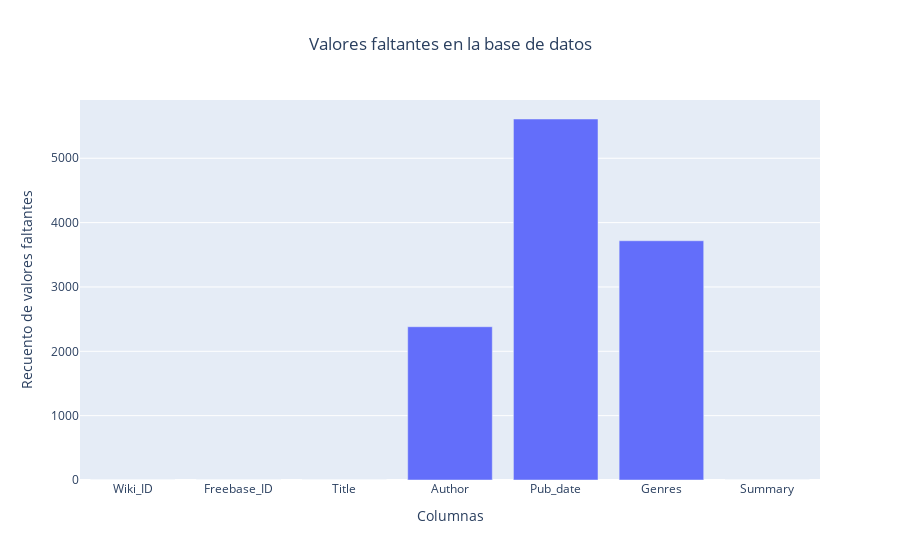

The cell this chart's notebook holds for it:
### Code cell
# Crear un DataFrame con el número de valores faltantes en cada columna
missing_values_df = pd.DataFrame(df.isna().sum(), columns=['recuento_faltantes'])

# Crear un gráfico de barras del recuento de valores faltantes utilizando Plotly
fig = px.bar(missing_values_df, x=missing_values_df.index, y='recuento_faltantes', 
             title='Valores faltantes en la base de datos')

# Personalizar el diseño del gráfico
fig.update_layout(xaxis_title='Columnas', yaxis_title='Recuento de valores faltantes', title_x=0.5)

# Mostrar el gráfico
fig.show()

### Figure 1 — Plotly figure (JSON) as saved in the notebook; plotly's stock layout.template omitted (floating-point values rounded to 4 significant figures)
{"data": [{"alignmentgroup": "True", "hovertemplate": "index=%{x}<br>recuento_faltantes=%{y}<extra></extra>", "legendgroup": "", "marker": {"color": "#636efa", "pattern": {"shape": ""}}, "name": "", "offsetgroup": "", "orientation": "v", "showlegend": false, "textposition": "auto", "type": "bar", "x": ["Wiki_ID", "Freebase_ID", "Title", "Author", "Pub_date", "Genres", "Summary"], "xaxis": "x", "y": [0, 0, 0, 2382, 5610, 3718, 0], "yaxis": "y"}], "layout": {"barmode": "relative", "legend": {"tracegroupgap": 0}, "title": {"text": "Valores faltantes en la base de datos", "x": 0.5}, "xaxis": {"anchor": "y", "domain": [0, 1], "title": {"text": "Columnas"}}, "yaxis": {"anchor": "x", "domain": [0, 1], "title": {"text": "Recuento de valores faltantes"}}}}
